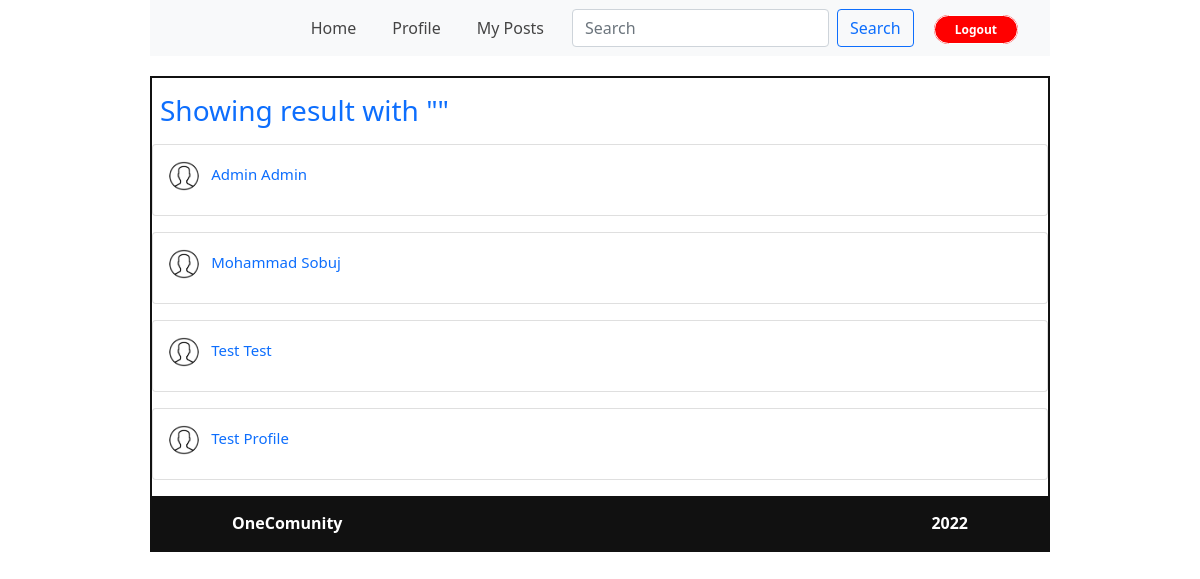
Screenshot of /search.php (signed in) with the database file from the repository.
### tables this page shows
CREATE TABLE `users` (
  `id` int(11) NOT NULL,
  `f_name` varchar(60) NOT NULL,
  `l_name` varchar(60) NOT NULL,
  `email` varchar(255) NOT NULL,
  `city` varchar(255) NOT NULL,
  `country` varchar(255) NOT NULL,
  `gender` varchar(255) NOT NULL,
  `birth` date NOT NULL,
  `addr` longtext NOT NULL,
  `institute` text NOT NULL,
  `password` varchar(255) NOT NULL,
  `status` varchar(255) NOT NULL DEFAULT 'Active',
  `photo` varchar(255) NOT NULL DEFAULT 'usr.png',
  `user_type` varchar(255) NOT NULL,
  `created_at` timestamp NOT NULL DEFAULT current_timestamp()
);

### search.php (the view)
<?php require_once('header.php');
$input = $_GET['search_value'];
$search_query = mysqli_query($db_con,"SELECT * FROM `users` WHERE `f_name` LIKE '%$input%' OR `l_name` LIKE '%$input%'");
?>
<h3 class="my-3 ps-2 text-primary">Showing result with "<?= $input ?>"</h3>
<?php while($resut = mysqli_fetch_assoc($search_query)){ ?>
    <div class="card mb-3">
        <div class="card-body">
            <div class="d-flex align-items-center mb-2">
                <a class="link" href="view_profile.php?user_id=2">
                    <img src="uploads/<?= $resut['photo'] ?>" width="30px" class="me-2 alt=">
                    <span class="post_by"><?= $resut['f_name'].' '.$resut['l_name'] ?> </span>
                </a>
            </div>
        </div>
    </div>
<?php } ?>
<? require_once('footer.php');
?>

### asset/css/style.css (style rules this page uses)
* { margin: 0; padding: 0; }
a { text-decoration: none; }
img { border-radius: 100px; }

### header.php (style rules this page uses)
span.post_by { font-size: 15px; color: #0d6efd; }

### rows the page displays
users: photo (picture), f_name "Admin", l_name "Admin"
users: photo (picture), f_name "Mohammad", l_name "Sobuj"
users: photo (picture), f_name "Test", l_name "Test"
users: photo (picture), f_name "Test", l_name "Profile"
